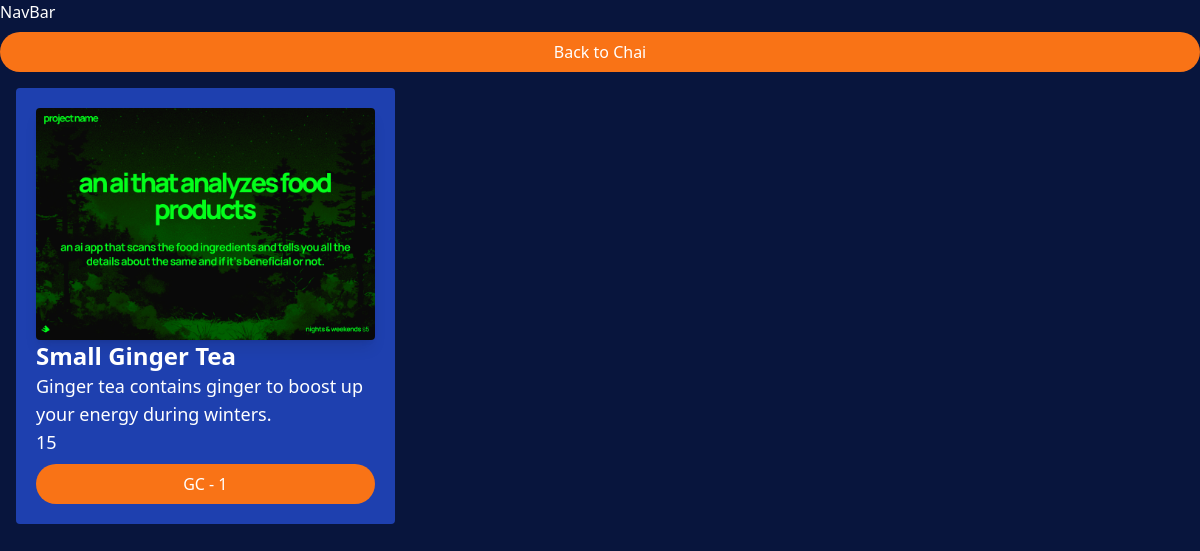
Page /chai/1/ on the committed database.
### chai/models.py (models this page shows, shortened)
class chaiVariety(models.Model):
    CHAI_TYPE_CHOICE = [
        ('ML', 'Masala'),
        ('GC', 'Ginger'),
        ('CC', 'Cardamom'),
        ('KC', 'Kashmiri'),
    ]
    name = models.CharField(max_length=100)
    image = models.ImageField(upload_to='images/')
    date_added = models.DateTimeField(default=timezone.now)
    type = models.CharField(max_length=2, choices=CHAI_TYPE_CHOICE, default='ML')
    description = models.TextField(default='')
    price = models.IntegerField(default=0)

### chai/views.py (the view)
# urls.py: path("<int:chai_id>/", views.chai_detail, name="chai_detail"),
def chai_detail(request, chai_id):
    chai = get_object_or_404(chaiVariety, pk=chai_id)
    return render(request, 'chai/chai_detail.html', {'chai': chai})

### chai/templates/chai/chai_detail.html (shortened to what this page needs)
{% extends "layout.html" %}
{% block content %}
<a href="{% url 'all_chai' %}">
    <button
    type = "button"
    class = "rounded-full bg-orange-500 w-[100%] text-white p-2 mt-2 hover:bg-orange-800">
        Back to Chai
    </button>
</a>
<div class="grid grid-cols-3 gap-4 m-4">
    <div class = "bg-blue-800 p-5 rounded">
        <img class="rounded shadow-lg" src="{{chai.image.url}}" alt="">
        <h3 class="text-2xl font-bold">{{chai.name}}</h3>
        <p class="text-lg">{{chai.description}}</p>
        <p class="text-lg">{{chai.price}}</p>
        <a href="{% url 'chai_detail' chai.id %}">
            <button
            type = "button"
            class = "rounded-full bg-orange-500 w-[100%] text-white p-2 mt-2 hover:bg-orange-800">
                {{chai.type}} - {{chai.id}}
            </button>
        </a>
    </div>
</div>
{% endblock %}

### static/style.css (style rules this page uses)
body { background-color:#08153d; color:white; }

### rows in the picture
chaiVariety: image (picture), name "Small Ginger Tea", description "Ginger tea contains ginger to boost up your energy during winters.", price "15", type "GC", id "1"
